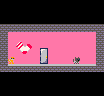

Below is a game level as drawn by its tile map, then a one-line description and the .tmx that defines it (tile-layer data replaced by summaries):
An orthogonal 13x12 tile map with 8x8 px tiles, 3 tile layers (Background, Tiles, GameObjects), 2 tilesets and 2 objects (Door, MollySock).

<map version="1.10" tiledversion="1.11.0" orientation="orthogonal" renderorder="right-down" width="13" height="12" tilewidth="8" tileheight="8" infinite="0" nextlayerid="11" nextobjectid="7">
 <properties>
  <property name="LevelNumber" value="2" />
 </properties>
 <tileset firstgid="1" source="Textures.tsx" />
 <tileset firstgid="577" source="Textures2.tsx" />
 <layer id="8" name="Background" width="13" height="12">
  <data>[156 cells, 156 non-empty, 6 distinct tile ids]</data>
 </layer>
 <layer id="9" name="Tiles" width="13" height="12">
  <data>[156 cells, 73 non-empty, 3 distinct tile ids]</data>
 </layer>
 <layer id="10" name="GameObjects" width="13" height="12">
  <data>[156 cells, 42 non-empty, 10 distinct tile ids]</data>
 </layer>
 <objectgroup id="4" name="Object Layer 1">
  <object id="1" name="Door" x="38.4435" y="46.3612" width="12.5825" height="20.8685">
   <properties>
    <property name="GoToDoor" value="World2MollyHouseDoor" />
    <property name="GoToMap" value="World2" />
   </properties>
  </object>
  <object id="6" name="MollySock" x="12.3712" y="37.6583" width="23.731" height="19.9963" />
 </objectgroup>
</map>
